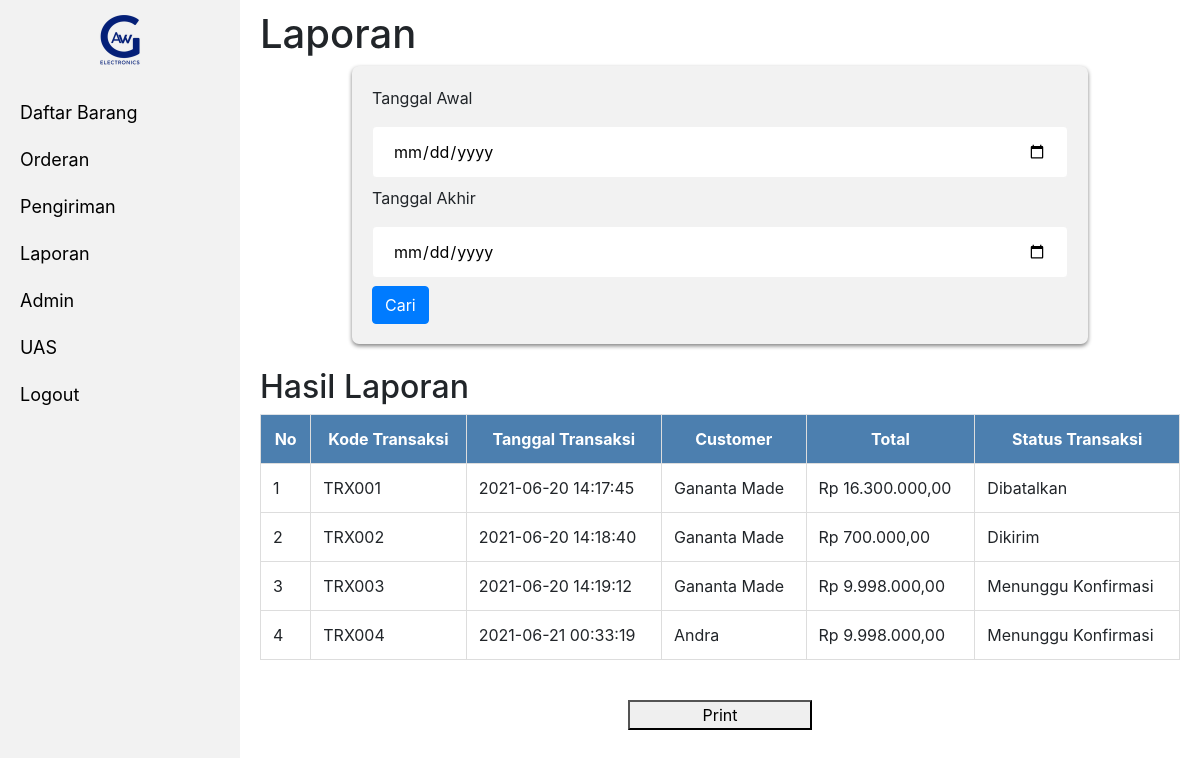
Screenshot of /admin/pages/laporan.php (signed in) with the database file from the repository.
### tables this page shows
CREATE TABLE `tb_transaksi` (
  `id_transaksi` int(11) NOT NULL,
  `kode_transaksi` varchar(20) NOT NULL,
  `kode_customer` varchar(20) NOT NULL,
  `total` int(11) NOT NULL,
  `alamat` text NOT NULL,
  `jenis_transaksi` varchar(20) NOT NULL,
  `tgl_transaksi` timestamp NOT NULL DEFAULT current_timestamp(),
  `status_transaksi` varchar(20) NOT NULL
);

CREATE TABLE `tb_customer` (
  `id_customer` int(11) NOT NULL,
  `kode_customer` varchar(20) NOT NULL,
  `kode_level` varchar(20) NOT NULL,
  `nama` varchar(50) NOT NULL,
  `email` varchar(30) NOT NULL,
  `password` varchar(100) NOT NULL,
  `no_telp` varchar(20) NOT NULL,
  `jenis_kelamin` varchar(10) NOT NULL,
  `alamat` text NOT NULL
);

### admin/includes/database.php (called while the page is built, shortened)
<?php
    class database{
        public function __construct(){
            $this->koneksi = mysqli_connect("localhost", "root", "", "awg_electronics");
        }
    }
?>

### admin/includes/transaksi.php (called while the page is built, shortened)
<?php
    require_once('database.php');
    class transaksi extends database{
        public function tampilAll(){
            $sql = "SELECT tb_transaksi.*,tb_customer.nama from tb_transaksi JOIN tb_customer ON tb_transaksi.kode_customer = tb_customer.kode_customer ORDER BY tgl_transaksi ASC";
            $query = mysqli_query($this->koneksi, $sql);
            if(mysqli_num_rows($query) > 0){
                while($d = mysqli_fetch_assoc($query)){
                    $data[] = $d;
                }
                return $data;
            }else{
                return false;
            }
        }
}

### admin/includes/barang.php (called while the page is built, shortened)
<?php
    require_once('database.php');
    class barang extends database{
        public function rupiah($angka){
            $hasil_rupiah = "Rp " . number_format($angka,2,',','.');
	        return $hasil_rupiah;
        }
    }
?>

### admin/pages/laporan.php (the view, shortened to what this page needs)
<?php
  require_once("../includes/transaksi.php");
  require_once("../includes/barang.php");
  $transaksi = new transaksi();
  $barang = new barang();
?>
<!DOCTYPE html>
<html>
<head>
    <?php include "../header.php";?>
</head>
<body>
<?php include "sidebar.php"; ?>
    <div class="sidebar">
    <h1>Laporan</h1>
        <form  class="form" action="laporan.php" method="GET">
                <label>Tanggal Awal</label>
                <input type="date" name="tglawal"></input>
                <label>Tanggal Akhir</label>
                <input type="date" name="tglakhir"></input>
                <button type="submit" class="btn btn-primary"name="submit">Cari</button>
        </form>
        <br>
        <div class="print">
        <h2>Hasil Laporan</h2>
            <table class="table" style="width:100%;">
                <tr>
                    <th>No</th>
                    <th>Kode Transaksi</th>
                    <th>Tanggal Transaksi</th>
                    <th>Customer</th>
                    <th>Total</th>
                    <th>Status Transaksi</th>
                </tr>
                <?php
                if($transaksi->tampilAll() == False){
                ?><td colspan='6'><center>Tidak ada Transaksi!</center></td>
                    <?php
                }else{
                    $no = 1;
                    foreach ($transaksi->tampilAll() as $data) {
                ?>
                <tr>
                    <td><?php echo $no++;?></td>
                    <td><?php echo $data['kode_transaksi'];?></td>
                    <td><?php echo $data['tgl_transaksi'];?></td>
                    <td><?php echo $data['nama'];?></td>
                    <td><?php echo $barang->rupiah($data['total']);?></td>
                    <td><?php echo $data['status_transaksi'];?></td>
                </tr>
                <?php }}?>
            </table>
        </div>
        <br>
        <button onClick="window.print();" style="width: 20%; margin-left: 40%;">Print</button>
    </div>
</body>
</html>

### admin/assets/css/style.css (style rules this page uses)
body { margin: 0; font-family: arial; }
.sidebar { margin-left: 20%; padding: 10px 20px; }
input[type=text], input[type=number], input[type=date], textarea, input[type=password] { width: 100%; padding: 12px 20px; margin: 8px 0; border: 1px solid #f2f2f2; border-radius: 4px; box-sizing: border-box; }
.form { width: 80%; margin-left: 10%; border-radius: 5px; background-color: #f2f2f2; padding: 20px; border-radius: 7px; box-shadow: 0 2px 4px grey; }
.table { border-collapse: collapse; width: 80%; }
.table td, .table th { border: 1px solid #ddd; padding: 8px; }
.table th { padding-top: 12px; padding-bottom: 12px; background-color: rgb(76, 127, 175); color: white; text-align: center; }

### rows the page displays
tb_transaksi: kode_transaksi "TRX001", tgl_transaksi "2021-06-20 14:17:45", tb_customer.nama "Gananta Made", total "Rp 16.300.000,00", status_transaksi "Dibatalkan"
tb_transaksi: kode_transaksi "TRX002", tgl_transaksi "2021-06-20 14:18:40", tb_customer.nama "Gananta Made", total "Rp 700.000,00", status_transaksi "Dikirim"
tb_transaksi: kode_transaksi "TRX003", tgl_transaksi "2021-06-20 14:19:12", tb_customer.nama "Gananta Made", total "Rp 9.998.000,00", status_transaksi "Menunggu Konfirmasi"
tb_transaksi: kode_transaksi "TRX004", tgl_transaksi "2021-06-21 00:33:19", tb_customer.nama "Andra", total "Rp 9.998.000,00", status_transaksi "Menunggu Konfirmasi"
